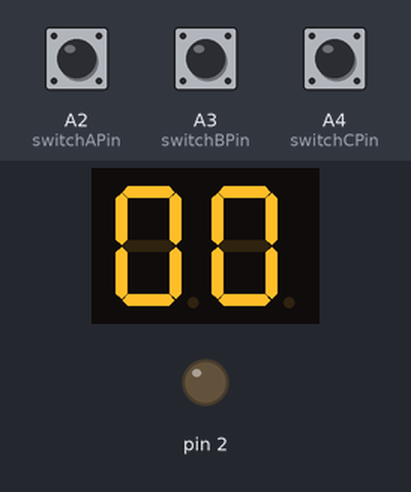
A sketch run on a simulated Arduino Uno, built with avr-gcc and run on an emulated ATmega328P. Parts: 2-digit seven-segment display, output pins drawn as LEDs (lit = HIGH). Wiring (inferred from the names in the program): 2-digit 7-segment display, segments lit when HIGH: segments pin 9, pin 10, pin 11, pin 12, pin 13, A0, A1, A5, pin 3, pin 4, pin 5, pin 6, pin 7, pin 8. Inputs (shaded band) come from the test bench; at power-on: A2 (switchAPin) HIGH, A3 (switchBPin) HIGH, A4 (switchCPin) HIGH. The segment pins are drawn as the display they are named for; pins used as bus, display or sensor lines are not drawn.

Above: at 1.2 s.
1.3 s: A2 (switchAPin) pulled LOW for 1 s
At 3.4 s:
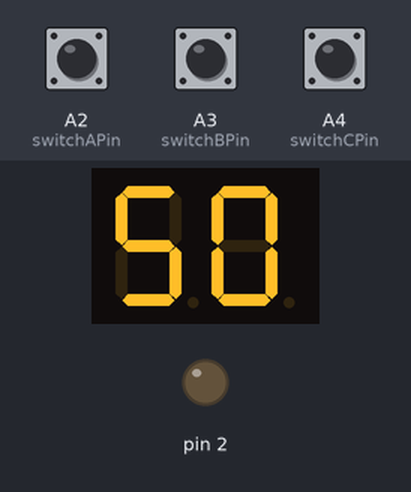
3.8 s: A2 (switchAPin) pulled LOW for 0.15 s
At 4.7 s:
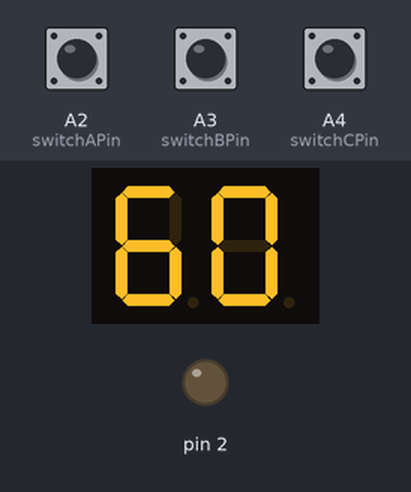
Timing chart, 0 to 6.8 s (numbered marks = the images above; inputs shaded):
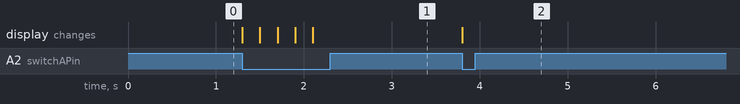

The sketch:

_______________________________2_____.ino
```cpp
const int digit2Pins[] = {A5, 3, 4, 5, 6, 7, 8}; // Pins for digit cathodes (1st digit)
const int digitPins[] = {9, 10, 11, 12, 13, A0, A1}; // Pins for digit cathodes (2nd digit)

const byte digitPatterns[] = {
  B00111111, //0
B00000110, //1
B01011011, //2
B01001111, //3
B01100110, //4
B01101101, //5
B01111101, //6
B00000111, //7
B01111111, //8
B01101111, //9
};

const int switchAPin = A2; // Switch 1 is connected to pin 2
const int switchBPin = A3; // Switch 2 is connected to pin 3
const int switchCPin = A4; // Switch 3 is connected to pin 4

int counter = 0; // Counter variable to keep track of the displayed number

void setup() {
  pinMode(2,OUTPUT);
  for (int i = 0; i < 7; i++) {
    pinMode(digitPins[i], OUTPUT);
    pinMode(digit2Pins[i], OUTPUT);
  }

  pinMode(switchAPin, INPUT_PULLUP); // Enable the internal pull-up resistor for switch A
  pinMode(switchBPin, INPUT_PULLUP); // Enable the internal pull-up resistor for switch B
  pinMode(switchCPin, INPUT_PULLUP); // Enable the internal pull-up resistor for switch C

  displayNumber(counter); // Display the initial value of the counter
}

void loop() {
  // Read the state of switch A
  if (digitalRead(switchAPin) == LOW) {
    counter++; // Increment the counter when switch A is pressed
    if (counter > 99) {
      counter = 99; // Limit the counter to 99
    }
    displayNumber(counter); // Update the displayed number
    delay(200); // Delay for debouncing
  }

  // Read the state of switch B
  if (digitalRead(switchBPin) == LOW) {
    counter--; // Decrement the counter when switch B is pressed
    if (counter < 0) {
      counter = 0; // Limit the counter to 0
    }
    displayNumber(counter); // Update the displayed number
    delay(200); // Delay for debouncing
  }

  // Read the state of switch C
  if (digitalRead(switchCPin) == LOW) {
    counter = 0; // Reset the counter to 0 when switch C is pressed
    displayNumber(counter); // Update the displayed number
    delay(200); // Delay for debouncing
  }
}

void displayNumber(int number) {
  int tensDigit = number / 10;
  int onesDigit = number % 10;
  for (int i = 0; i < 7; i++) {
    digitalWrite(digitPins[i], bitRead(digitPatterns[onesDigit], i));
    digitalWrite(digit2Pins[i], bitRead(digitPatterns[tensDigit], i));
  }
}
```

Measured:
- after the input at 1.3 s, the display: first changes at once (image 1 shows a later state)
- after the input at 3.8 s, the display: changes at once (image 2)
